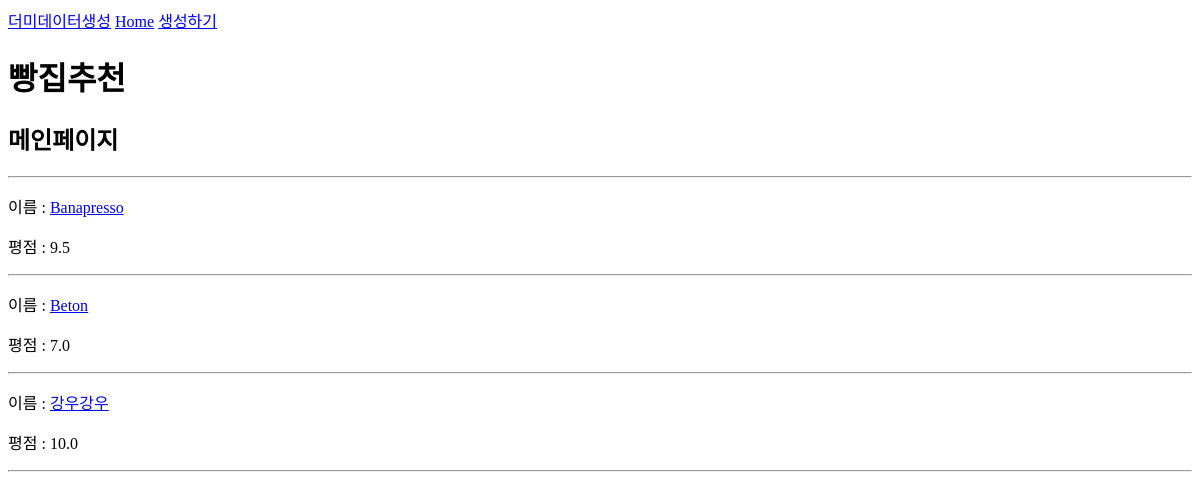
Before: /bakeries/ with the older database file.
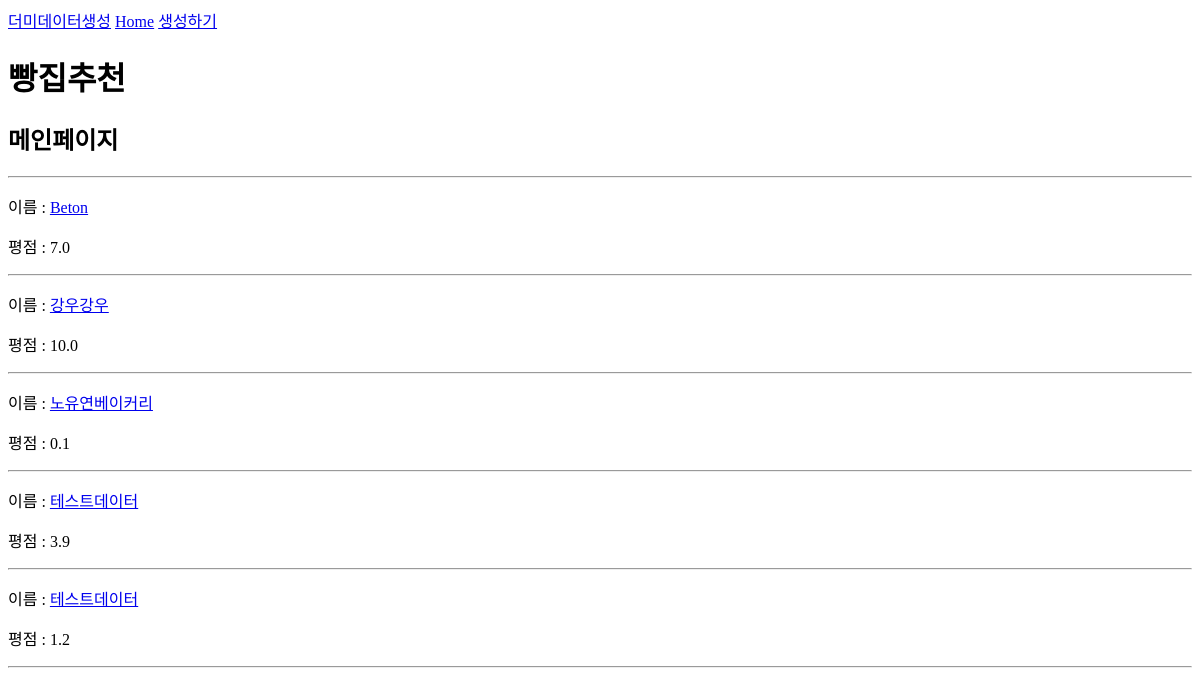
After: the same page with the newer database file.
### bakeries/models.py (models this page shows, shortened)
class Bakery(models.Model):
  name = models.CharField(max_length=20)
  address = models.TextField()
  rating = models.FloatField()
  opening_time = models.DateTimeField()
  closing_time = models.DateTimeField()

### bakeries/views.py (the view)
# urls.py: path("", views.index, name='index'),
def index(request):
  bakeries = Bakery.objects.all()
  for bakery in bakeries:
    print(f"{bakery.name} / {bakery.rating}")
  context = {
    "bakeries": bakeries
  }
  return render(request, "bakeries/index.html", context)

### bakeries/templates/bakeries/index.html
{% extends "base.html" %}
{% block content %}
    <h2>메인페이지</h2>
    {% for bakery in bakeries %}
        <hr>
        <p>이름 : <a href="{% url 'bakeries:detail' bakery.id %}">{{ bakery.name }}</a></p>
        <p>평점 : {{ bakery.rating }}</p>
    {% endfor %}
    <hr>
{% endblock content %}

### layout/base.html (shortened to what this page needs)
<!DOCTYPE html>
<html lang="en">
<head>
</head>
<body>
  <nav>
    <a href="{% url "bakeries:create-dummydata" %}">더미데이터생성</a>
    <a href="{% url 'bakeries:index' %}">Home</a>
    <a href="{% url "bakeries:create" %}">생성하기</a>
  </nav>
  <h1>빵집추천</h1>
  {% block content %}
  {% endblock content %}
</body>
</html>

Changed rows visible on the page:
removed Bakery: name "Banapresso", rating "9.5"
added Bakery: name "노유연베이커리", rating "0.1"
added Bakery: name "테스트데이터", rating "3.9"
added Bakery: name "테스트데이터", rating "1.2"
